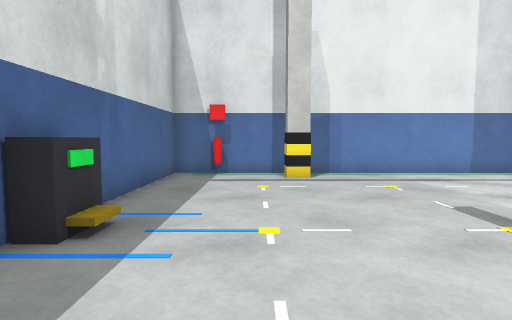
view 1 (above)

24 first-person views from a walk through a Gazebo world. The camera is 0.69 m above the floor, tilts 4° down and sees 80° across. The floor is counted in squares, 0.5 m on a side. Each view is taken from the middle of a square. On the plan, view 1 faces up. The plan holds only what a view shows up to about 14 squares ahead; the rest is blank.

view 2
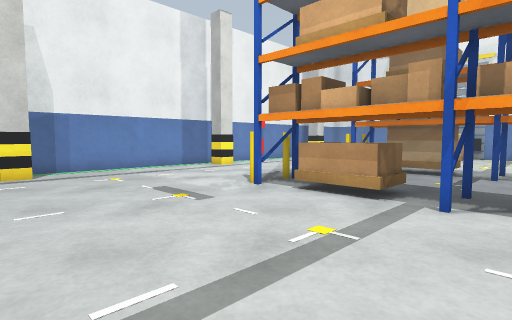

view 3
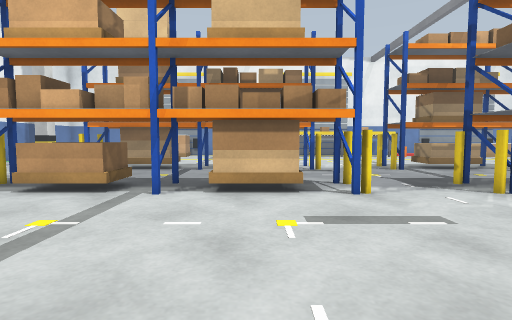

view 4
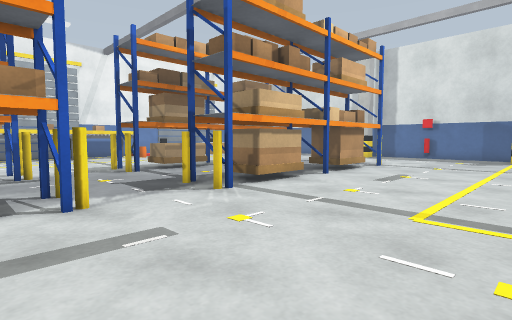

view 5
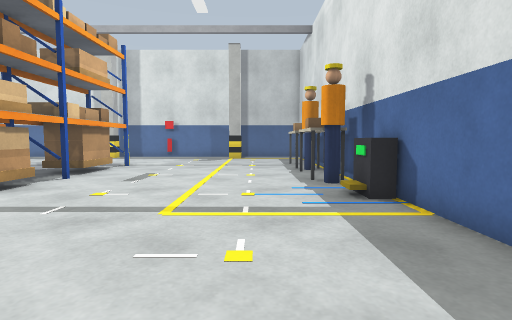

view 6
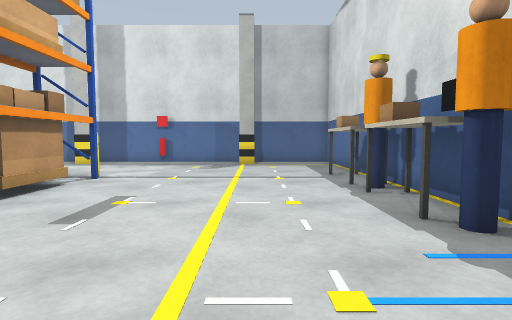

view 7
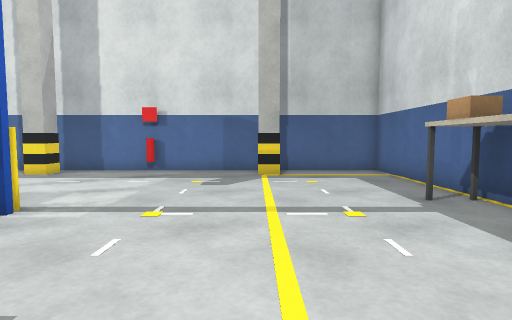

view 8
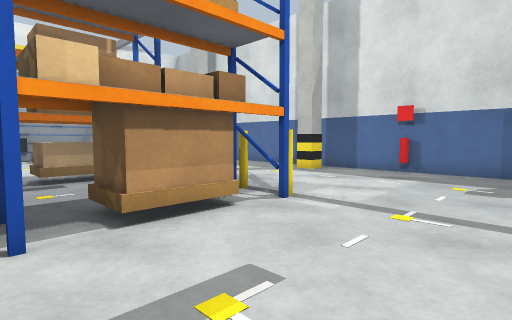

view 9
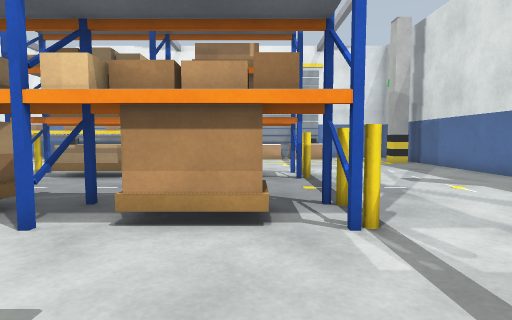

view 10
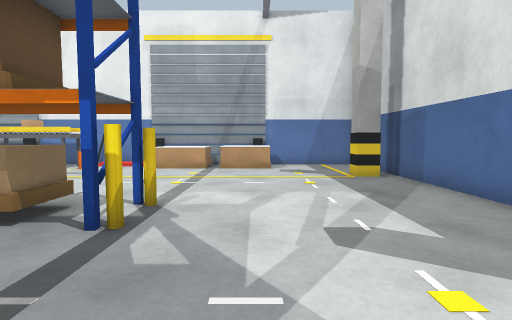

view 11
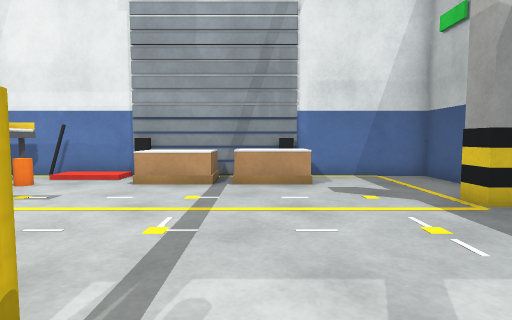

view 12
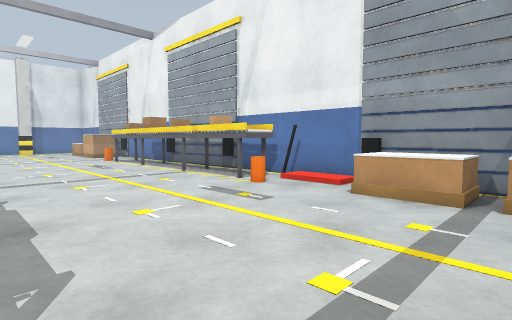

view 13
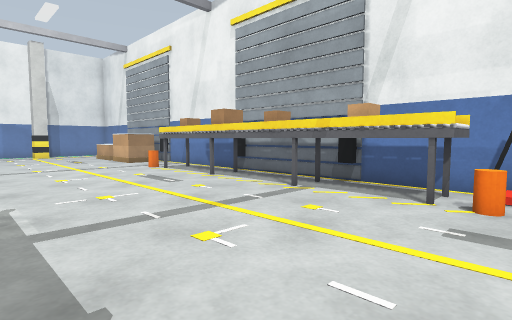

view 14
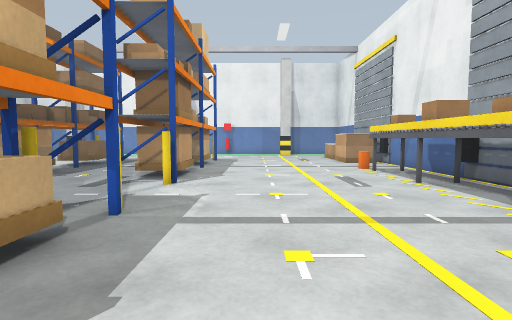

view 15
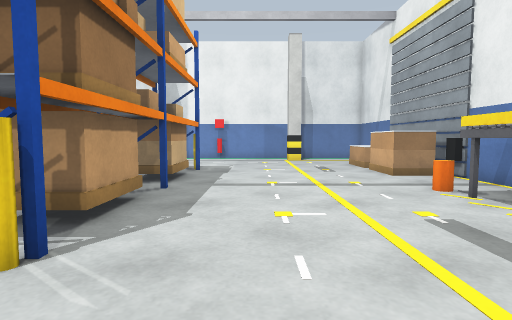

view 16
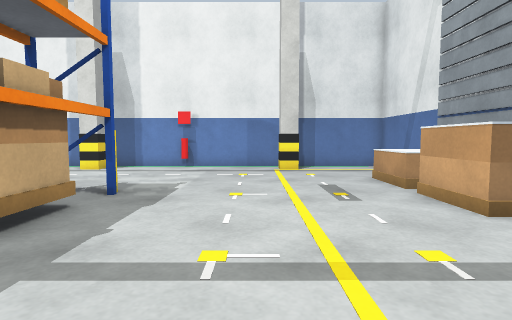

view 17
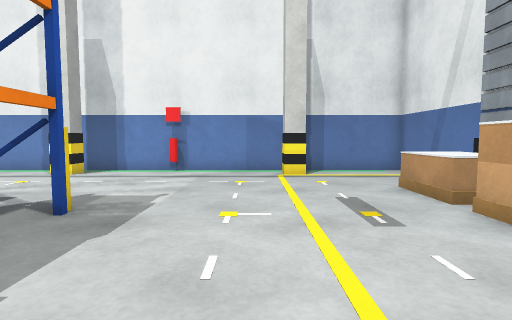

view 18
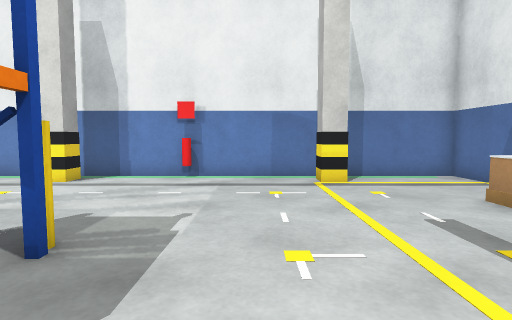

view 19
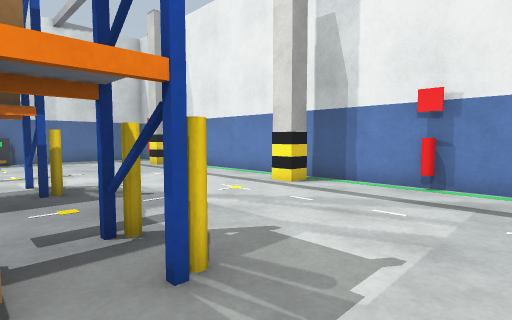

view 20
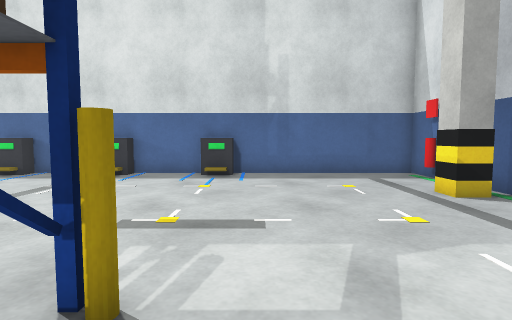

view 21
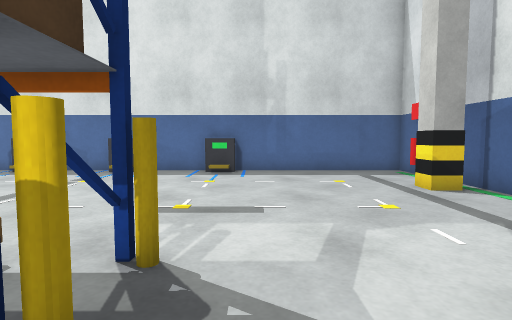

view 22
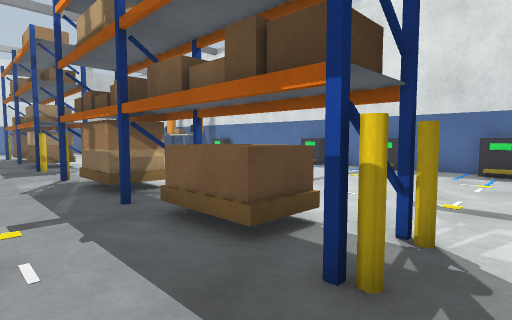

view 23
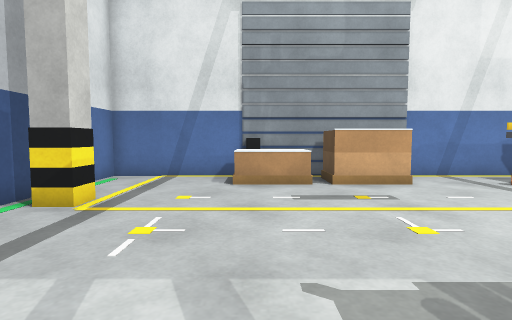

view 24
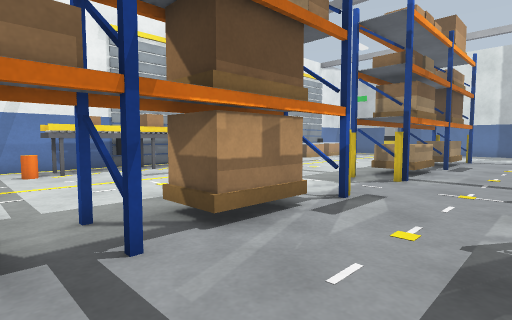

### Floor plan
Key: @ floor where view 1 was taken; # wall or solid block; . floor; / step, stairs or slope; C red cylinder; P grey post; B dark grey box; Y yellow box; R rack; A orange cylinder; G grey box; L blue cylinder; W brown box; K black box; H white box; O other object.
Columns run from 4 left of view 1 to 25 right of it. Each row starts with its distance up from view 1.
 13 ##############################
 12 #..C...............C.........#
 11 #....PP.......PP.......PP....#
 10 #............................#
  9 #............................#
  8 #............................#
  7 #.........................HHK
  6 #.........................HH#
  5  BY........RR....RR.........#
  4  B.........RR....RR.......HH#
  3 #..........RR....RR.......HH#
  2 #..........RR....RR.........K
  1  BO........RR....RR..........#
  0  B..@......RR....RR..........#
 -1 #..........RR....RR.......A..#
 -2 #..........RR....RR.......#O.#
 -3  BO. ......RR....RR.......#OW#
 -4  B. .......RR....RR.......# .#
 -5 #.   ......RR....RR.......#OK
 -6   .........RR....RR.......###
 -7  .........................###
 -8 #.........................###
 -9 #..........RR....RR.......###
-10 #..........RR....RR.......#OK
-11  BY........RR....RR.......###
-12  B.........RR....RR.......###
-13  #A........RR....RR.......###
-14  GL........RR....RR.......A/K
-15  KG........RR....RR........//#
-16  GW........RR....RR........//#
-17  GA........RR....RR.........K
-18  GA........RR....RR.......HH#
-19   G........RR....RR.......HH#
-20  GW........RR....RR.........#
-21  GG.......................HH#
-22 #.........................HHK
-23 #............................#
-24 #............................#
-25 #............................#
-26 #....PP.......PP.......PP....#
-27 #..........C.................#
-28 ##############################

Where each view was taken, in squares from view 1:
view 1: 0 up, 0 right, facing up
view 2: 2 down, 0 right, facing up-right
view 3: 3 down, 1 left, facing right
view 4: 4 down, 0 right, facing down-right
view 5: 4 down, 0 right, facing down
view 6: 9 down, 1 right, facing down
view 7: 14 down, 2 right, facing down
view 8: 14 down, 2 right, facing down-right
view 9: 18 down, 2 right, facing right
view 10: 22 down, 8 right, facing right
view 11: 21 down, 13 right, facing right
view 12: 21 down, 15 right, facing up-right
view 13: 15 down, 15 right, facing up-right
view 14: 15 down, 17 right, facing up
view 15: 9 down, 17 right, facing up
view 16: 3 down, 18 right, facing up
view 17: 1 down, 18 right, facing up
view 18: 1 up, 17 right, facing up
view 19: 3 up, 17 right, facing up-left
view 20: 6 up, 9 right, facing left
view 21: 6 up, 10 right, facing left
view 22: 6 up, 11 right, facing down-left
view 23: 7 up, 13 right, facing right
view 24: 1 up, 9 right, facing down-right
